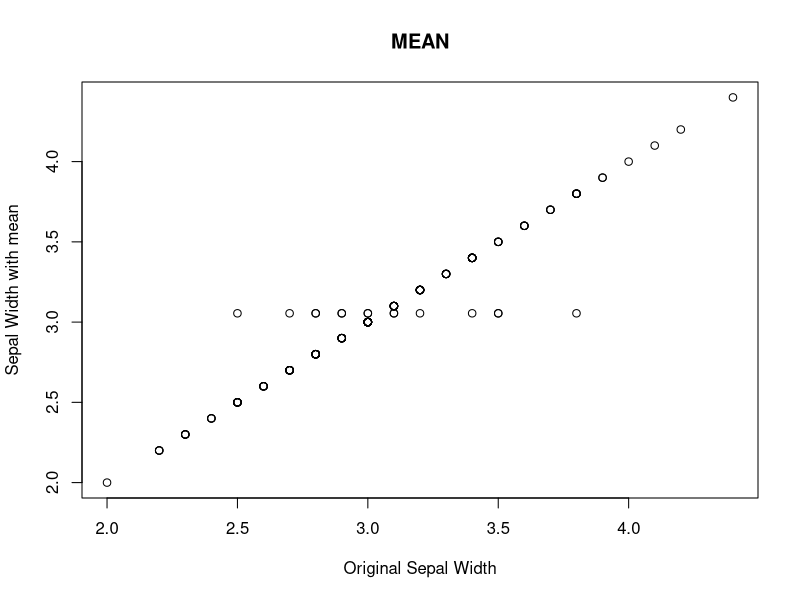
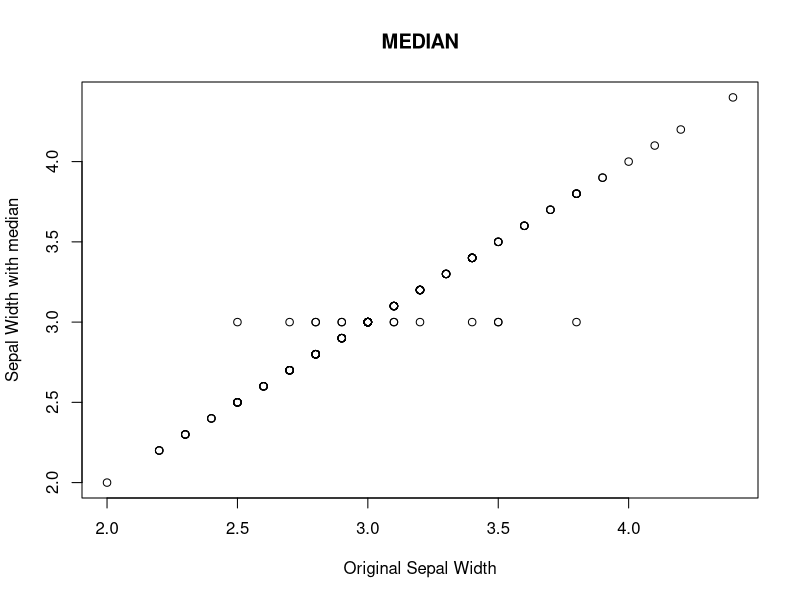
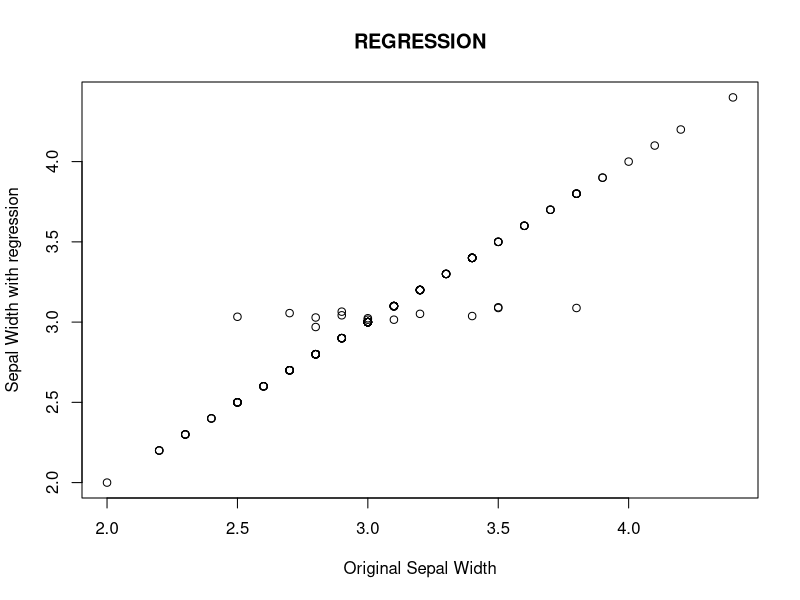

Write R code to recreate these figures, in order.
library(dplyr)
v <- iris
nr <- nrow(v)
nc <- ncol(v)

prob <- .1 ## desired total proportion of NA's

num_na_already_present <- is.na(unlist(v[,2]))
num_na_already_present

na_to_be_added <- floor(prob*nr) - sum(num_na_already_present)  ## number of new NA's
na_to_be_added

num_na_already_present[sample(which(!is.na(num_na_already_present)), na_to_be_added)] <- TRUE  #Sample returns random row numbers which are not NA and makes the num_na_already_present vector true
num_na_already_present

final_arr_with_nas=num_na_already_present

v1 <- matrix(final_arr_with_nas, nr=nr,nc=1L)

# initializing "sepal width"(2) column to NA at random places
v[v1,2]<- NA ## using matrix indexing
v$spec_val <- 0
v <- within(v,spec_val <- factor(Species,labels = c("1","2","3")))
v

#to find out which cols contain NA...Not required!
col_names_containing_na <- colnames(v)[apply(v, 2, anyNA)]
col_names_containing_na

v_drop <- v%>%na.omit()
v_drop
dim(v_drop)

v_test <- v[is.na(v$Sepal.Width),]
v_test
dim(v_test)

# Q1: REPLACING WITH MEAN 
mean_of_non_NA <- apply(v[,(1:4)],
                         2,  #Here 2 means the columns.(1 would have meant the row)
                         mean, #This is the function to be applied!
                         na.rm =  TRUE) #This means the vector can have na values also!
mean_of_non_NA

v_replace <- v %>%
  mutate(Sepal_Width_New = ifelse(is.na(Sepal.Width), mean_of_non_NA[2], Sepal.Width))
v_replace

v_replace[,2] <- v_replace[,7]
v_replace <- v_replace[,1:6]
v_replace

err <- iris[,2]-v_replace[,2]
err <- err*err
class(err)
sum(err)

plot(x = iris$Sepal.Width,y=v_replace$Sepal.Width,
     xlab = "Original Sepal Width",
     ylab = "Sepal Width with mean",
     main = "MEAN")


#REPLACING WITH MEDIAN
median_of_non_NA <- apply(v[,(1:4)],
                         2,
                         median,
                         na.rm =  TRUE)
median_of_non_NA

v_replace1 <- v %>%
  mutate(Sepal_Width_New = ifelse(is.na(Sepal.Width), median_of_non_NA[2], Sepal.Width))
v_replace1

v_replace1[,2] <- v_replace1[,7]
v_replace1 <- v_replace1[,1:6]
v_replace1
err1 <- iris[,2]-v_replace1[,2]
err1 <- err1*err1
class(err1)
sum(err1)

plot(x = iris$Sepal.Width,y=v_replace1$Sepal.Width,
     xlab = "Original Sepal Width",
     ylab = "Sepal Width with median",
     main = "MEDIAN")

#PREDICTING USING LINEAR REGRESSION MODEL
library(stats)
model <- lm(Sepal.Width~Sepal.Length,data = v_drop)
summary(model)
prediction <- predict(model,newdata = v_test)
prediction

v_test[,2] = prediction
v_test

v_new  <- rbind(v_drop,v_test)
v_new

v_pred <- v_new[order(as.numeric(rownames(v_new))),,drop = FALSE]
v_pred

err2 <- iris[,2]-v_pred[,2]
err2 <- err2*err2
sum(err2)
plot(x = iris$Sepal.Width,y=v_pred$Sepal.Width,
     xlab = "Original Sepal Width",
     ylab = "Sepal Width with regression",
     main = "REGRESSION")
